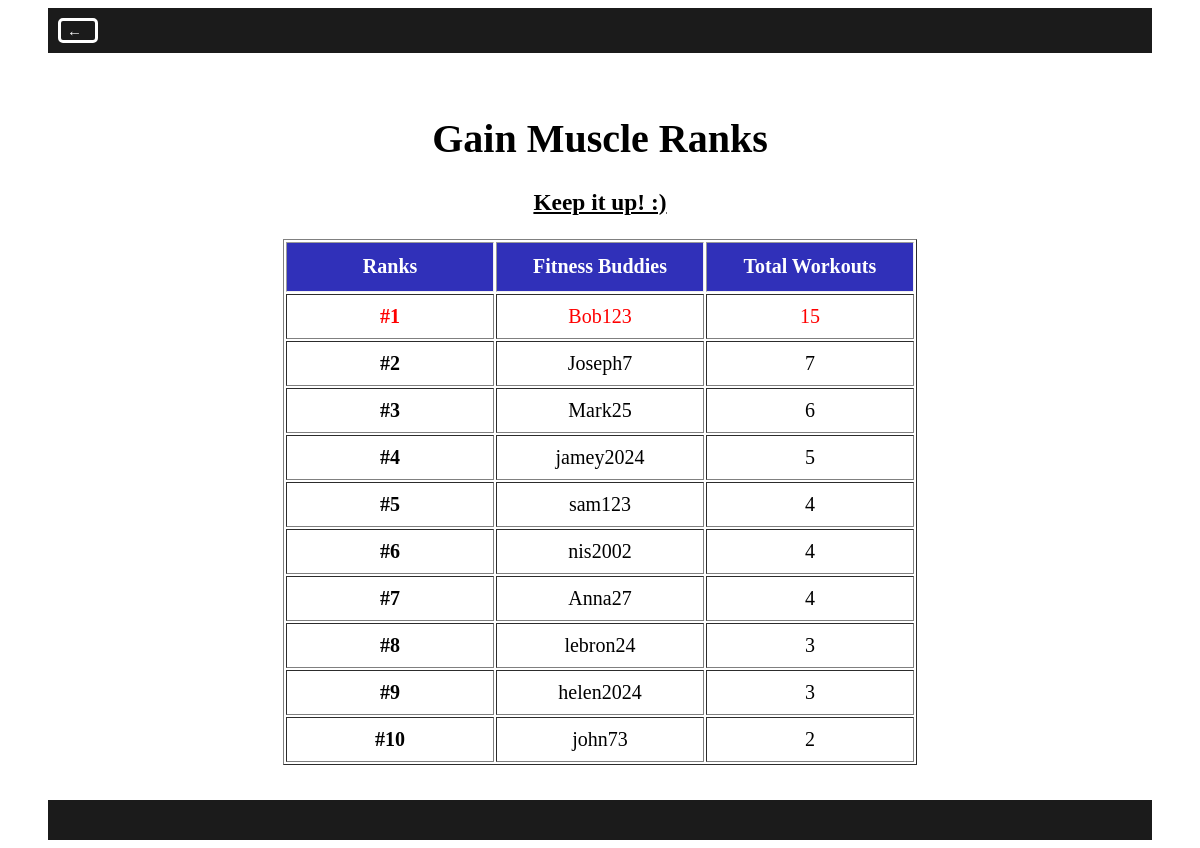
Screenshot of /rank (signed in) with the database file from the repository.
### app.py (models this page shows)
class gain_muscle_data(db.Model):
    id = db.Column(db.Integer, primary_key=True)
    user_id = db.Column(db.Integer, db.ForeignKey('user.id'), nullable=False)
    username = db.Column(db.String(10), nullable=False)
    user_lastname = db.Column(db.String(10), nullable=False)
    user_email = db.Column(db.String(10), nullable=False)
    gain_muscle = db.Column(db.Integer, nullable=True)
    eastern_time = pytz.timezone('US/Eastern')
    created_at = db.Column(db.DateTime, nullable=False, default=datetime.now(tz=eastern_time))

### app.py (the view)
@app.route('/rank')
@login_required
def rank():
    ranks  = db.session.query(
        gain_muscle_data.username,
        func.sum(gain_muscle_data.gain_muscle).label('total_workouts')
    ).group_by(gain_muscle_data.username
    ).order_by(func.sum(gain_muscle_data.gain_muscle).desc()).all()
    user_ranks = []
    usernames = []
    total_workouts = []
    for rank, user in enumerate(ranks, start=1):
        user_ranks.append(rank)
        usernames.append(user.username)
        total_workouts.append(user.total_workouts)
    zipped_data = zip(user_ranks, usernames, total_workouts)
    current_username = current_user.username
    current_user_rank = next((i + 1 for i, username in enumerate(usernames) if username == current_username), None)
    return render_template('/rank_tables/rank.html',  zipped_data=zipped_data, current_user_rank=current_user_rank)

### app.py (called while the page is built)
@login_manager.user_loader
def load_user(user_id):
    return User.query.get(int(user_id))

### templates/rank_tables/rank.html (shortened to what this page needs)
<!DOCTYPE html>
<html>
    <head>
        <link rel="stylesheet" href="../../static/style.css">
    </head>
    <body>
        <nav class="no_nav">
            <div id="button">
                <button class="backbutton" onclick="goBack()" title="Go Back"></button>
            </div>
        </nav>
        <main id="info">
            <div class="formsection">
                <div class="footerpages_header">
                    <h1>Gain Muscle Ranks</h1>
                    <h3>Keep it up! :)</h3>
                </div>
            <div class="table_setting">
                <table border="1" class="full_rank_table table_center">
                    <thead class="full_rank_table_head">
                        <tr>
                            <th>Ranks</th>
                            <th>Fitness Buddies</th>
                            <th>Total Workouts</th>
                        </tr>
                    </thead>
                    <tbody >
                        {% for rank, username, total_workout in zipped_data %}
                            <tr {% if rank == current_user_rank %} class="current_user_row"{% endif %}>
                                <td><strong>#{{rank}}</strong></td>
                                <td> {{username}}</td>
                                <td>{{total_workout}}</td>
                            </tr>
                        {% endfor %}
                    </tbody>
                </table>
            </div>
        </main>
        <footer class="foot">
        </footer>
    </body>
</html>

### static/style.css (style rules this page uses)
header,main,footer,nav { border: 0; margin: 0; padding: 0; }
html { font-size: 20px; }
body { background-color: white; padding-right: 40px; padding-left: 40px; overflow: scroll; }
nav, footer { background-color: rgb(27, 27, 27); padding: 20px; margin-bottom: 5px; text-align: center; }
main { padding: 30px; margin-bottom: 5px; }
.no_nav, .edit_nav { background-color: rgb(27, 27, 27); padding: 10px; margin-bottom: 5px; text-align: left; }
.formsection h2, .footerpages_header, .review_form p { text-align: center; }
button { height: 25px; width: 40px; background-color: rgb(27, 27, 27); color: white; border: 3px solid white; cursor: pointer; border-radius: 5px; text-align: left; font-size: 15px; }
.backbutton:before { content: "\2190"; }
.table_center { margin: 0 auto; }
.table_center th, .table_center td { text-align: center; width: 25%; padding: 10px; }
.formsection { flex: 1; }
.full_rank_table_head { border: none; height: 50px; color: white; background-color: rgb(48, 48, 185); }
.current_user_row { color: red; }
#summary h1, h3 { text-decoration: underline; }

### rows the page displays
gain_muscle_data: rank "2", username "Joseph7", gain_muscle "7"
gain_muscle_data: rank "3", username "Mark25", gain_muscle "6"
gain_muscle_data: rank "4", username "jamey2024", gain_muscle "5"
gain_muscle_data: rank "5", username "sam123", gain_muscle "4"
gain_muscle_data: rank "6", username "nis2002", gain_muscle "4"
gain_muscle_data: rank "7", username "Anna27", total_workout "4"
gain_muscle_data: rank "8", username "lebron24", gain_muscle "3"
gain_muscle_data: rank "9", username "helen2024", gain_muscle "3"
gain_muscle_data: rank "10", username "john73", gain_muscle "2"

### other values shown
{{ rank }} "1"
{{ username }} "Bob123"
{{ total_workout }} "15"
